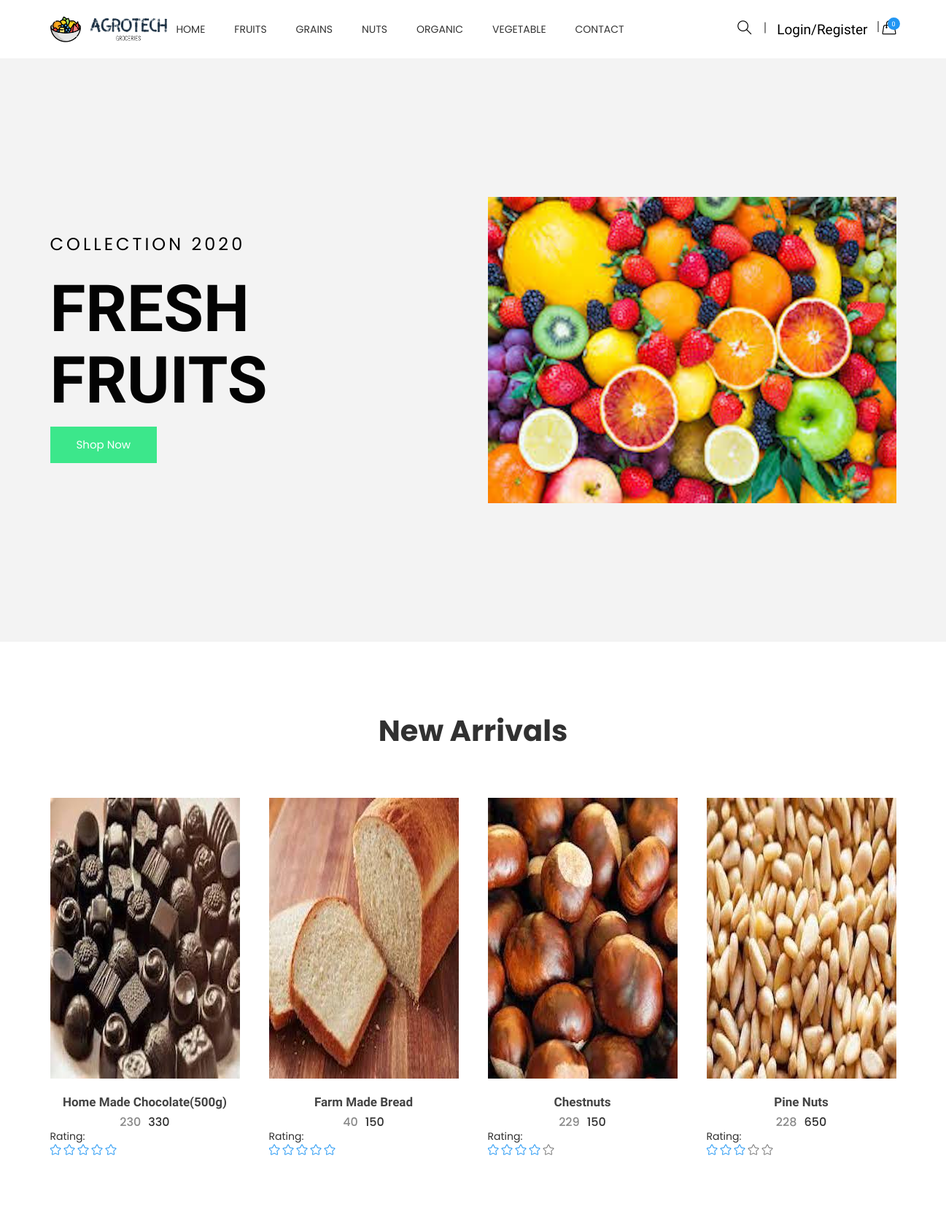
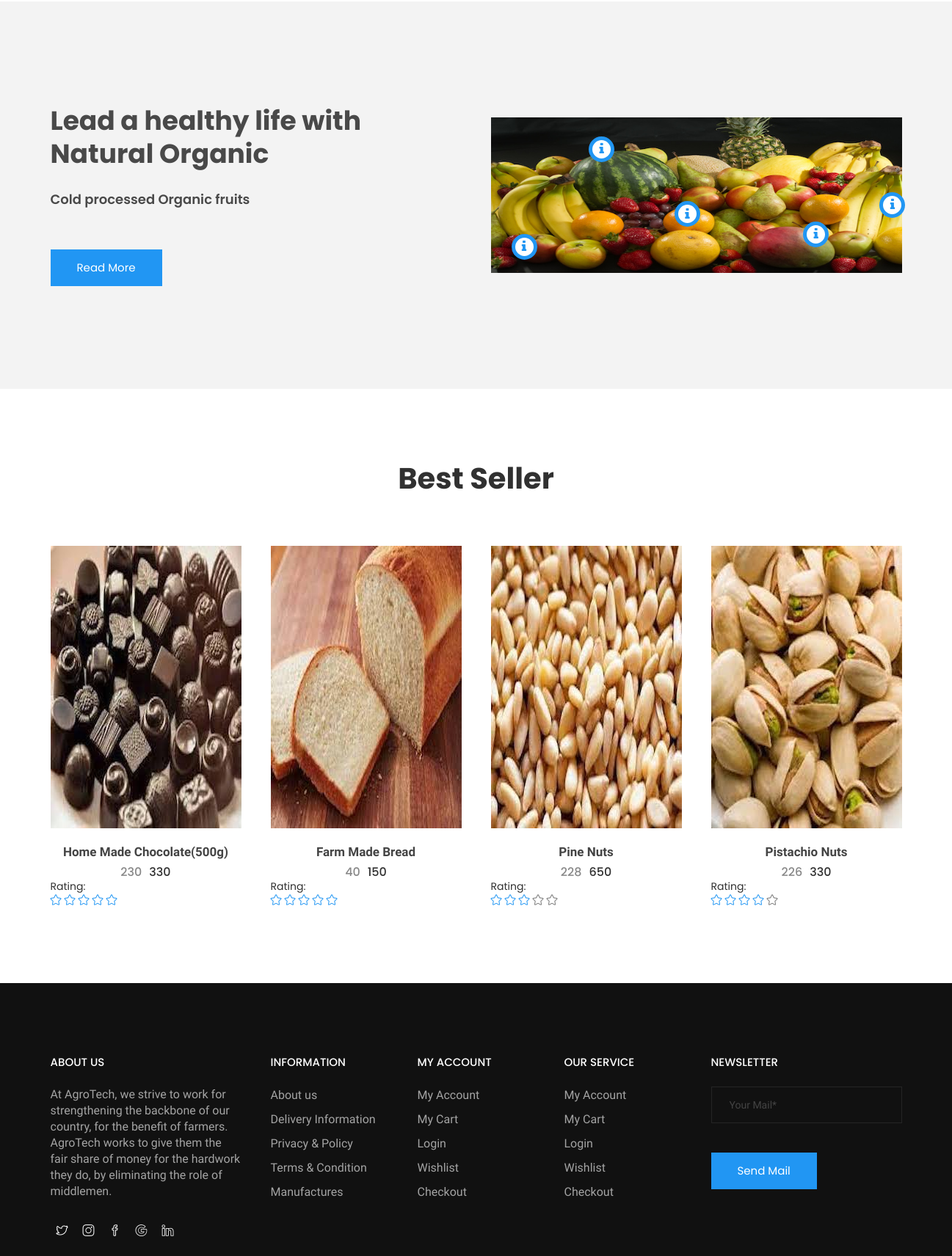
The page / (upper part) on the database its author committed (2 pictures, top to bottom).
### tables this page shows
CREATE TABLE `categories` (
  `id` int NOT NULL,
  `categories` varchar(255) NOT NULL,
  `status` tinyint NOT NULL
);

CREATE TABLE `product` (
  `id` int NOT NULL,
  `categories_id` int NOT NULL,
  `sub_categories_id` int NOT NULL,
  `name` varchar(255) NOT NULL,
  `mrp` float NOT NULL,
  `price` float NOT NULL,
  `qty` int NOT NULL,
  `image` varchar(255) NOT NULL,
  `short_desc` varchar(2000) NOT NULL,
  `description` text NOT NULL,
  `best_seller` int NOT NULL,
  `meta_title` varchar(2000) NOT NULL,
  `meta_desc` varchar(2000) NOT NULL,
  `meta_keyword` varchar(2000) NOT NULL,
  `added_by` int NOT NULL,
  `status` tinyint NOT NULL,
  `Rating` int NOT NULL
);

### add_to_cart.inc.php (called while the page is built, shortened)
<?php
class add_to_cart{
	function totalProduct(){
		if(isset($_SESSION['cart'])){
			return count($_SESSION['cart']);
		}else{
			return 0;
		}
	}
}
?>

### functions.inc.php (called while the page is built, shortened)
<?php
function get_product($con,$limit='',$cat_id='',$product_id='',$search_str='',$sort_order='',$is_best_seller='',$sub_categories=''){
	$sql="select product.*,categories.categories from product,categories where product.status=1 ";
	if($is_best_seller!=''){
		$sql.=" and product.best_seller=1 ";
	}
	$sql.=" and product.categories_id=categories.id ";
	if($sort_order!=''){
		$sql.=$sort_order;
	}else{
		$sql.=" order by product.id desc ";
	}
	if($limit!=''){
		$sql.=" limit $limit";
	}
	$res=mysqli_query($con,$sql);
	$data=array();
	while($row=mysqli_fetch_assoc($res)){
		$data[]=$row;
	}
	return $data;
}
?>

### index.php (the view, shortened to what this page needs)
<?php require('top.php')?>
        <div class="slider__container slider--one bg__cat--3">
            <div class="slide__container slider__activation__wrap owl-carousel">
                <div class="single__slide animation__style01 slider__fixed--height">
                    <div class="container">
                        <div class="row align-items__center">
                            <div class="col-md-7 col-sm-7 col-xs-12 col-lg-6">
                                <div class="slide">
                                    <div class="slider__inner">
                                        <h2>collection 2020</h2>
                                        <h1>FRESH FRUITS</h1>
                                        <div class="cr__btn">
                                            <a href="#here">Shop Now</a>
                                        </div>
                                    </div>
                                </div>
                            </div>
                            <div class="col-lg-6 col-sm-5 col-xs-12 col-md-5">
                                <div class="slide__thumb">
                                    <img src="images/slider/fornt-img/1.png" alt="slider images">
                                </div>
                            </div>
                        </div>
                    </div>
                </div>
            </div>
        </div>
        <section class="htc__category__area ptb--100" id="here">
            <div class="container">
                <div class="row">
                    <div class="col-xs-12">
                        <div class="section__title--2 text-center">
                            <h2 class="title__line">New Arrivals</h2>
                        </div>
                    </div>
                </div>
                <div class="htc__product__container">
                    <div class="row">
                        <div class="product__list clearfix mt--30">
							<?php
							$get_product=get_product($con,4);
							foreach($get_product as $list){
                                $rating = $list['Rating']
							?>
                            <div class="col-md-4 col-lg-3 col-sm-4 col-xs-12">
                                <div class="category">
                                    <div class="ht__cat__thumb">
                                        <a href="product.php?id=<?php echo $list['id']?>">
                                            <img src="<?php echo PRODUCT_IMAGE_SITE_PATH.$list['image']?>" alt="product images">
                                        </a>
                                    </div>
                                    <div class="fr__hover__info">
										<ul class="product__action">
										</ul>
									</div>
                                    <div class="fr__product__inner">
                                        <h4><a href="product.php?id=<?php echo $list['id']?>"><?php echo $list['name']?></a></h4>
                                        <ul class="fr__pro__prize">
                                            <li class="old__prize"><?php echo $list['mrp']?></li>
                                            <li><?php echo $list['price']?></li>
                                        </ul>
                                    </div>
                                    <h4>Rating: </h4>
                                        <ul class="rating">
                                <?php
                                for ($i=0; $i < $rating; $i++) {
                                    echo '<li><i class="icon-star icons"></i></li>';
                                }
                                for ($i=0; $i < 5-$rating; $i++) {
                                    echo '<li class="old"><i class="icon-star icons"></i></li>';
                                } ?>
                                </div>
                            </div>
							<?php } ?>
                        </div>
                    </div>
                </div>
            </div>
        </section>
         <section class="htc__good__sale bg__cat--3">
            <div class="container">
                <div class="row">
                    <div class="col-md-6 col-lg-6 col-sm-6 col-xs-12">
                        <div class="fr__prize__inner">
                            <h2>Lead a healthy life with Natural Organic</h2>
                            <h3>Cold processed Organic fruits</h3>
                            <a class="fr__btn" id="change" href="#">Read More</a>
                        </div>
                    </div>
                    <div class="col-md-6 col-lg-6 col-sm-6 col-xs-12">
                        <div class="prize__inner">
                            <div class="prize__thumb">
                                <img src="images/banner/big-img/1.png" alt="banner images">
                            </div>
                            <div class="banner__info">
                                <div class="pointer__tooltip pointer--3 align-left">
                                </div>
                                <div class="pointer__tooltip pointer--4 align-top">
                                </div>
                                <div class="pointer__tooltip pointer--5 align-bottom">
                                </div>
                                <div class="pointer__tooltip pointer--6 align-top">
                                </div>
                                <div class="pointer__tooltip pointer--7 align-top">
                                </div>
                            </div>
                        </div>
                    </div>
                </div>
            </div>
        </section>
        <section class="ftr__product__area ptb--100">
            <div class="container">
                <div class="row">
                    <div class="col-xs-12">
                        <div class="section__title--2 text-center">
                            <h2 class="title__line">Best Seller</h2>
                        </div>
                    </div>
                </div>
                <div class="row">
                    <div class="product__list clearfix mt--30">
							<?php
							$get_product=get_product($con,4,'','','','','yes');
							foreach($get_product as $list){
                                $rating = $list['Rating'];
							?>
                            <div class="col-md-4 col-lg-3 col-sm-4 col-xs-12">
                                <div class="category">
                                    <div class="ht__cat__thumb">
                                        <a href="product.php?id=<?php echo $list['id']?>">
                                            <img src="<?php echo PRODUCT_IMAGE_SITE_PATH.$list['image']?>" alt="product images">
                                        </a>
                                    </div>
                                    <div class="fr__hover__info">
										<ul class="product__action">
										</ul>
									</div>
                                    <div class="fr__product__inner">
                                        <h4><a href="product.php?id=<?php echo $list['id']?>"><?php echo $list['name']?></a></h4>
                                        <ul class="fr__pro__prize">
                                            <li class="old__prize"><?php echo $list['mrp']?></li>
                                            <li><?php echo $list['price']?></li>
                                        </ul>
                                    </div>
                                </div>
                                <h4>Rating: </h4>
                                        <ul class="rating">
                                <?php
                                for ($i=0; $i < $rating; $i++) {
                                    echo '<li><i class="icon-star icons"></i></li>';
                                }
                                for ($i=0; $i < 5-$rating; $i++) {
                                    echo '<li class="old"><i class="icon-star icons"></i></li>';
                                } ?>
                            </div>
							<?php } ?>
                        </div>
                </div>
            </div>
        </section>
<?php require('footer.php')?>

### top.php (shortened to what this page needs)
<?php
require('connection.inc.php');
require('functions.inc.php');
require('add_to_cart.inc.php');
$cat_res=mysqli_query($con,"select * from categories where status=1 order by categories asc");
$cat_arr=array();
while($row=mysqli_fetch_assoc($cat_res)){
	$cat_arr[]=$row;
}
$obj=new add_to_cart();
$totalProduct=$obj->totalProduct();
?>
<!doctype html>
<html class="no-js" lang="en">
<head>
    <link rel="stylesheet" href="css/bootstrap.min.css">
    <link rel="stylesheet" href="css/owl.carousel.min.css">
    <link rel="stylesheet" href="css/owl.theme.default.min.css">
    <link rel="stylesheet" href="css/core.css">
    <link rel="stylesheet" href="css/shortcode/shortcodes.css">
    <link rel="stylesheet" href="style.css">
    <link rel="stylesheet" href="css/responsive.css">
    <link rel="stylesheet" href="css/custom.css">
</head>
<body>
    <div class="wrapper">
        <header id="htc__header" class="htc__header__area header--one">
            <div id="sticky-header-with-topbar" class="mainmenu__wrap sticky__header">
                <div class="container">
                    <div class="row">
                        <div class="menumenu__container clearfix">
                            <div class="col-lg-2 col-md-2 col-sm-3 col-xs-5">
                                <div class="logo">
                                     <a href="index.php"><img src="images/logo/4.png" alt="logo images"></a>
                                </div>
                            </div>
                            <div class="col-md-7 col-lg-6 col-sm-5 col-xs-3">
                                <nav class="main__menu__nav hidden-xs hidden-sm">
                                    <ul class="main__menu">
                                        <li class="drop"><a href="index.php">Home</a></li>
                                        <?php
										foreach($cat_arr as $list){
											?>
											<li class="drop"><a href="categories.php?id=<?php echo $list['id']?>"><?php echo $list['categories']?></a>
											</li>
											<?php
										}
										?>
                                        <li><a href="contact.php">contact</a></li>
                                    </ul>
                                </nav>
                            </div>
                            <div class="col-md-3 col-lg-4 col-sm-4 col-xs-4">
                                <div class="header__right">
									<?php
									$class="mr15";
									?>
									<div class="header__search search search__open <?php echo $class?>">
                                        <a href="#" onclick="focusearch()"><i class="icon-magnifier icons"></i></a>
                                    </div>
                                    <div class="header__account">
										<?php if(isset($_SESSION['USER_LOGIN'])){
											?>
											<nav class="navbar navbar-expand-lg navbar-light bg-light">
											   <button class="navbar-toggler" type="button" data-toggle="collapse" data-target="#navbarSupportedContent" aria-controls="navbarSupportedContent" aria-expanded="false" aria-label="Toggle navigation">
												<span class="navbar-toggler-icon"></span>
											  </button>
											  <div class="collapse navbar-collapse" id="navbarSupportedContent">
												<ul class="navbar-nav mr-auto">
												  <li class="nav-item dropdown">
													<a class="nav-link dropdown-toggle" href="#" id="navbarDropdown" role="button" data-toggle="dropdown" aria-haspopup="true" aria-expanded="false">
													  Hi <?php echo $_SESSION['USER_NAME']?>
													</a>
													<div class="dropdown-menu" aria-labelledby="navbarDropdown">
													  <a class="dropdown-item" href="my_order.php">Order</a>
													  <a class="dropdown-item" href="profile.php">Profile</a>
													  <div class="dropdown-divider"></div>
													  <a class="dropdown-item" href="logout.php">Logout</a>
													</div>
												  </li>
												</ul>
											  </div>
											</nav>
											<?php
										}else{
											echo '<a href="login.php" id="onchange" class="mr15">Login/Register</a>';
										}
										?>
                                    </div>
                                    <div class="htc__shopping__cart">
										<a class="cart__menu" href="#"><i class="icon-handbag icons"></i></a>
                                        <a href="cart.php"><span class="htc__qua"><?php echo $totalProduct?></span></a>
                                    </div>
                                </div>
                            </div>
                        </div>
                    </div>
                </div>
            </div>
        </header>

### rows shown on the page
categories: categories "FRUITS"
categories: categories "GRAINS"
categories: categories "NUTS"
categories: categories "ORGANIC"
categories: categories "VEGETABLE"
product: image (picture), name "Home Made Chocolate(500g)", mrp "230", price "330"
product: image (picture), name "Farm Made Bread", mrp "40", price "150"
product: image (picture), name "Chestnuts", mrp "229", price "150", Rating 4 (drawn)
product: image (picture), name "Pine Nuts", mrp "228", price "650"
product: image (picture), name "Pistachio Nuts", mrp "226", price "330", Rating 4 (drawn)

### other values the page prints
$totalProduct "0"
